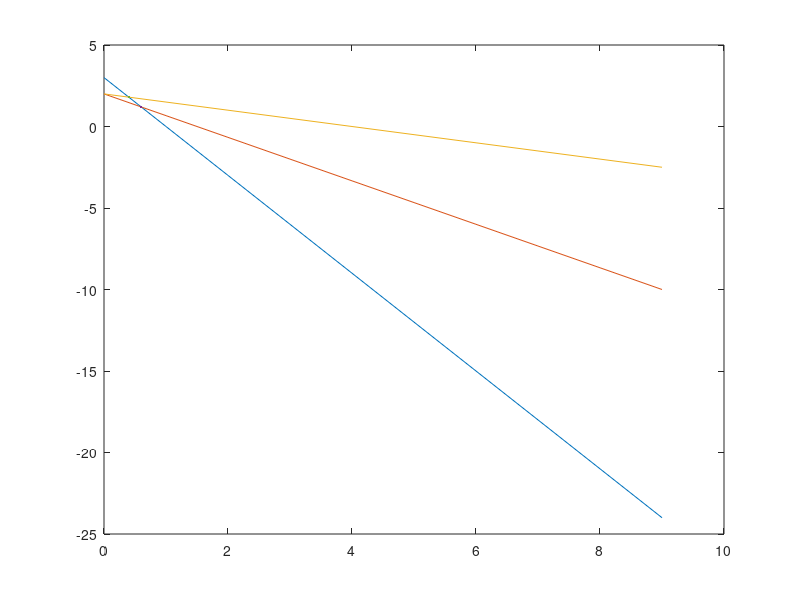

This chart was generated by the following MATLAB code:
x = [0 1 2 3 4 5 6 7 8 9];

y1 = -3*x + 3;
y2 = (-4*x + 6)/3
y3 = (-x + 4)/2

plot(x,y1, x, y2, x, y3, 0.6, 1.2, 0.4, 1.8);

